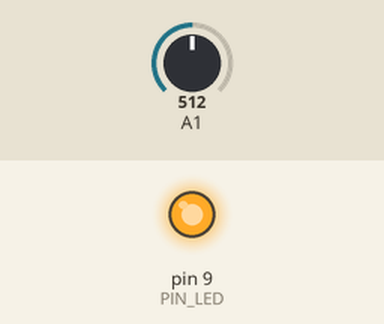
Bench run of a sketch on a simulated Arduino Uno, built with avr-gcc and run on an emulated ATmega328P. On the bench: output pins drawn as LEDs (lit = HIGH). Inputs (shaded band) come from the test bench; at power-on: A1 = 512.

Above: at 1.8 s.
1.9 s: A1 set to 210
3.4 s: A1 set to 188
At 5.2 s:
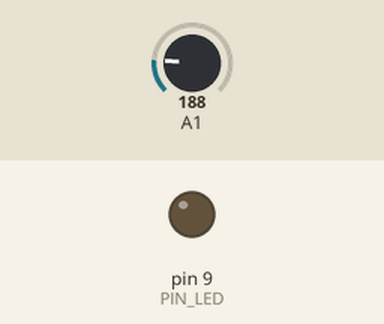
5.5 s: A1 set to 306
At 6.8 s:
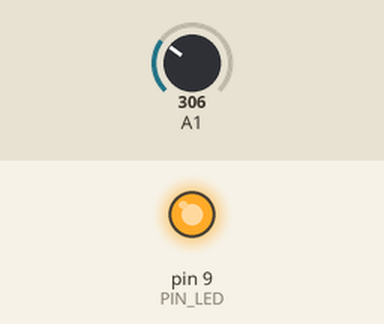
7.5 s: A1 set to 190
At 8.4 s:
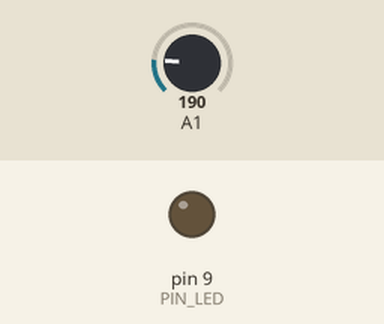
Timing chart, 0 to 10.5 s (numbered marks = the images above; inputs shaded):
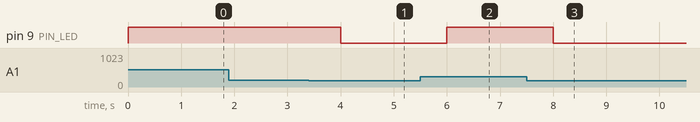

The sketch:

q2.ino
```cpp
#define PIN_LED PB1
#define PIN_SENSOR PB2
#define THRESHOLD 200

void setup() {
  // set PB1 as output
  DDRB |= (1 << PIN_LED);
  // set internal pull up resistor for PB2 (input)
  DDRB &= ~(1 << PIN_SENSOR);
  PORTB |= (1 << PIN_SENSOR);
  // set ADC to read from A1
  ADMUX |= (1 << MUX0); // MUX[3:0] = 0001
  // set voltage ref to AVcc
  ADMUX |= (1 << REFS0);
  // enable ADC
  ADCSRA |= (1 << ADEN);
  // set prescaler to 128 for sample rate
  ADCSRA |= (1 << ADPS2) | (1 << ADPS1) | (1 << ADPS0);
}

void loop() {
  // start ADC conversion
  ADCSRA |= (1 << ADSC);
  // wait for conversion to complete
  while (ADCSRA & (1 << ADSC))
    ;

  uint64_t adcValue = ADC;
  if (adcValue > THRESHOLD)
    PORTB |= (1 << PIN_LED); // normally closed
  else
    PORTB &= ~(1 << PIN_LED); // normally open
  _delay_ms(1000);
}
```

Measured:
- the behaviour switches between 201 and 200 on A1 (found by bisection; images 0 and 1)
- after the input at 1.9 s, every drawn part: stays the same
- after the input at 3.4 s, pin 9 (PIN_LED): HIGH → LOW after 0.60 s
- after the input at 5.5 s, pin 9 (PIN_LED): LOW → HIGH after 0.50 s
- after the input at 7.5 s, pin 9 (PIN_LED): HIGH → LOW after 0.50 s
